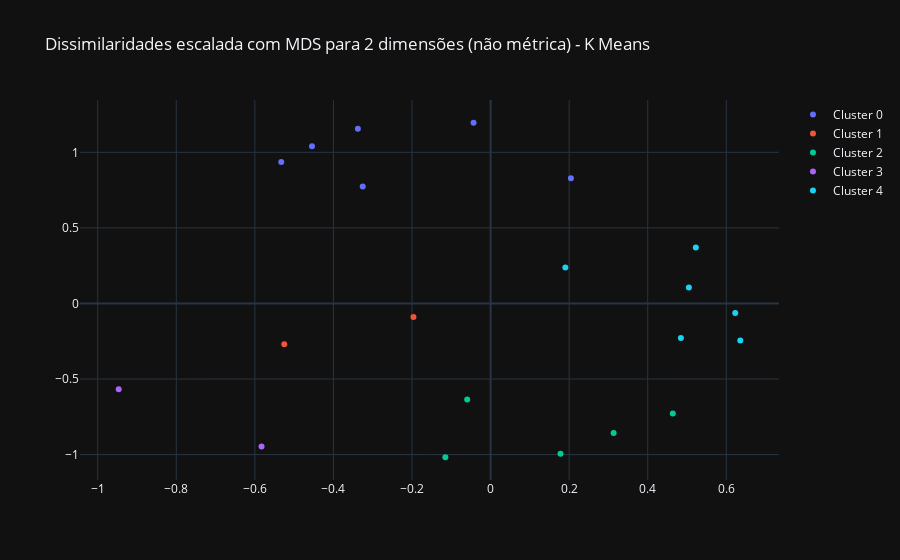

Notebook cell for this chart:
### Code cell
data = []
for i in range(0,5):
    temp_df = dissimilaridade_kmeans[dissimilaridade_kmeans['cluster'] == i]
    trace = go.Scatter(x = temp_df['x'],
                       y = temp_df['y'],
                       name = 'Cluster '+str(i),
                       mode = 'markers')
    data.append(trace)
layout = go.Layout(title = 'Dissimilaridades escalada com MDS para 2 dimensões (não métrica) - K Means',
                   template = 'plotly_dark')
fig = go.Figure(data = data, layout=layout)
pyo.iplot(fig, config=dict(showLink = False))

### Figure 1 — Plotly figure (JSON) as saved in the notebook; plotly's stock layout.template omitted (floating-point values rounded to 4 significant figures)
{"data": [{"mode": "markers", "name": "Cluster 0", "type": "scatter", "uid": "cede4a36-3233-466f-9da3-1b51799da0f6", "x": [0.2044, -0.04338, -0.3378, -0.4546, -0.3254, -0.5328], "y": [0.8291, 1.196, 1.155, 1.041, 0.774, 0.9355]}, {"mode": "markers", "name": "Cluster 1", "type": "scatter", "uid": "5dd0df27-01eb-42ee-a44c-b321a40633f4", "x": [-0.5252, -0.1963], "y": [-0.2691, -0.0892]}, {"mode": "markers", "name": "Cluster 2", "type": "scatter", "uid": "a7cec561-6c66-464f-bc5f-8175a430d2a0", "x": [0.4638, 0.178, 0.3132, -0.1151, -0.05954], "y": [-0.7288, -0.995, -0.8577, -1.018, -0.635]}, {"mode": "markers", "name": "Cluster 3", "type": "scatter", "uid": "533af23b-ffa2-4c20-90f7-ff6fc2c1b653", "x": [-0.9466, -0.583], "y": [-0.568, -0.9469]}, {"mode": "markers", "name": "Cluster 4", "type": "scatter", "uid": "8eaebfd1-cb16-4713-bdaf-b7d08053a006", "x": [0.5048, 0.1903, 0.6228, 0.6356, 0.4844, 0.5224], "y": [0.1052, 0.2372, -0.0634, -0.2446, -0.2284, 0.3708]}], "layout": {"autosize": true, "title": {"text": "Dissimilaridades escalada com MDS para 2 dimensões (não métrica) - K Means"}, "xaxis": {"autorange": true, "range": [-1.043, 0.732], "type": "linear"}, "yaxis": {"autorange": true, "range": [-1.18, 1.358], "type": "linear"}}}
